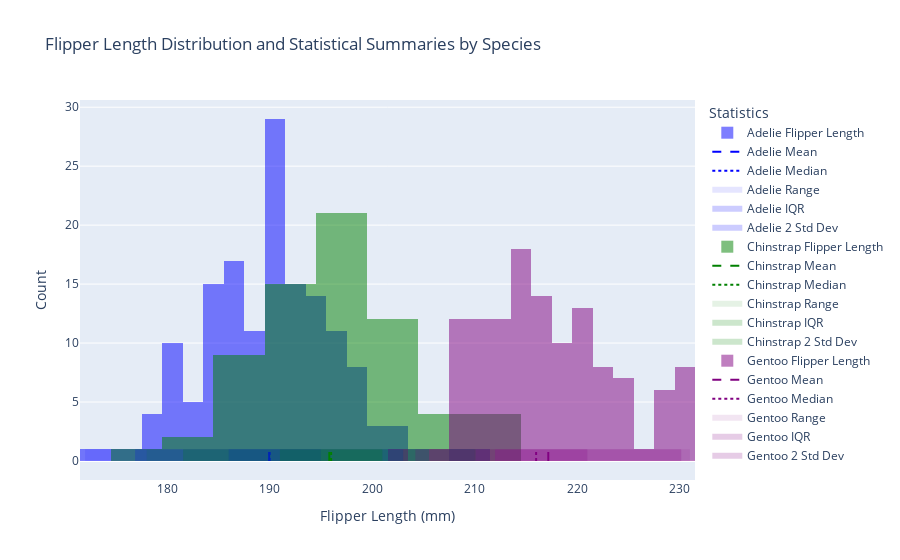

Notebook code for this chart:
### Code cell
import plotly.express as px
import plotly.graph_objects as go
import seaborn as sns
import numpy as np

# Load the penguins dataset
penguins = sns.load_dataset('penguins')

# Drop rows with missing flipper_length_mm or species
penguins = penguins.dropna(subset=['flipper_length_mm', 'species'])

# Group data by species
species_groups = penguins.groupby('species')

# Create an empty figure
fig = go.Figure()

# Colors for each species
colors = {
    'Adelie': 'blue',
    'Chinstrap': 'green',
    'Gentoo': 'purple'
}

# Iterate over each species to create histograms and add lines/rectangles
for species, group in species_groups:
    # Calculate statistics
    flipper_length = group['flipper_length_mm']
    mean = flipper_length.mean()
    median = flipper_length.median()
    min_val = flipper_length.min()
    max_val = flipper_length.max()
    std = flipper_length.std()
    q1 = flipper_length.quantile(0.25)
    q3 = flipper_length.quantile(0.75)
    
    # Add histogram for the current species
    fig.add_trace(go.Histogram(x=flipper_length, name=f'{species} Flipper Length', opacity=0.5, marker=dict(color=colors[species])))
    
    # Add vertical lines for mean and median with appropriate labels in the legend
    fig.add_trace(go.Scatter(x=[mean, mean], y=[0, 1], mode="lines", name=f'{species} Mean', line=dict(color=colors[species], dash='dash')))
    fig.add_trace(go.Scatter(x=[median, median], y=[0, 1], mode="lines", name=f'{species} Median', line=dict(color=colors[species], dash='dot')))

    # Add shaded regions for range, IQR, and mean ± 2 standard deviations
    fig.add_trace(go.Scatter(x=[min_val, max_val, max_val, min_val], y=[0, 0, 1, 1], fill="toself", mode="none", name=f'{species} Range', fillcolor=colors[species], opacity=0.1))
    fig.add_trace(go.Scatter(x=[q1, q3, q3, q1], y=[0, 0, 1, 1], fill="toself", mode="none", name=f'{species} IQR', fillcolor=colors[species], opacity=0.2))
    fig.add_trace(go.Scatter(x=[mean - 2*std, mean + 2*std, mean + 2*std, mean - 2*std], y=[0, 0, 1, 1], fill="toself", mode="none", name=f'{species} 2 Std Dev', fillcolor=colors[species], opacity=0.2))

# Update layout for better readability
fig.update_layout(
    title="Flipper Length Distribution and Statistical Summaries by Species",
    xaxis_title="Flipper Length (mm)",
    yaxis_title="Count",
    barmode='overlay',
    legend=dict(title="Statistics")
)

# Show the figure
fig.show()

### Figure 1 — Plotly figure (JSON) as saved in the notebook; plotly's stock layout.template omitted (floating-point values rounded to 4 significant figures; data arrays with more than 128 entries replaced by an {"elided": "..."} marker saying what was removed)
{"data": [{"marker": {"color": "blue"}, "name": "Adelie Flipper Length", "opacity": 0.5, "type": "histogram", "x": {"elided": "151 int values"}}, {"line": {"color": "blue", "dash": "dash"}, "mode": "lines", "name": "Adelie Mean", "type": "scatter", "x": [190.0, 190.0], "y": [0, 1]}, {"line": {"color": "blue", "dash": "dot"}, "mode": "lines", "name": "Adelie Median", "type": "scatter", "x": [190, 190], "y": [0, 1]}, {"fill": "toself", "fillcolor": "blue", "mode": "none", "name": "Adelie Range", "opacity": 0.1, "type": "scatter", "x": [172, 210, 210, 172], "y": [0, 0, 1, 1]}, {"fill": "toself", "fillcolor": "blue", "mode": "none", "name": "Adelie IQR", "opacity": 0.2, "type": "scatter", "x": [186, 195, 195, 186], "y": [0, 0, 1, 1]}, {"fill": "toself", "fillcolor": "blue", "mode": "none", "name": "Adelie 2 Std Dev", "opacity": 0.2, "type": "scatter", "x": [176.9, 203.0, 203.0, 176.9], "y": [0, 0, 1, 1]}, {"marker": {"color": "green"}, "name": "Chinstrap Flipper Length", "opacity": 0.5, "type": "histogram", "x": [192, 196, 193, 188, 197, 198, 178, 197, 195, 198, 193, 194, 185, 201, 190, 201, 197, 181, 190, 195, 181, 191, 187, 193, 195, 197, 200, 200, 191, 205, 187, 201, 187, 203, 195, 199, 195, 210, 192, 205, 210, 187, 196, 196, 196, 201, 190, 212, 187, 198, 199, 201, 193, 203, 187, 197, 191, 203, 202, 194, 206, 189, 195, 207, 202, 193, 210, 198]}, {"line": {"color": "green", "dash": "dash"}, "mode": "lines", "name": "Chinstrap Mean", "type": "scatter", "x": [195.8, 195.8], "y": [0, 1]}, {"line": {"color": "green", "dash": "dot"}, "mode": "lines", "name": "Chinstrap Median", "type": "scatter", "x": [196, 196], "y": [0, 1]}, {"fill": "toself", "fillcolor": "green", "mode": "none", "name": "Chinstrap Range", "opacity": 0.1, "type": "scatter", "x": [178, 212, 212, 178], "y": [0, 0, 1, 1]}, {"fill": "toself", "fillcolor": "green", "mode": "none", "name": "Chinstrap IQR", "opacity": 0.2, "type": "scatter", "x": [191, 201, 201, 191], "y": [0, 0, 1, 1]}, {"fill": "toself", "fillcolor": "green", "mode": "none", "name": "Chinstrap 2 Std Dev", "opacity": 0.2, "type": "scatter", "x": [181.6, 210.1, 210.1, 181.6], "y": [0, 0, 1, 1]}, {"marker": {"color": "purple"}, "name": "Gentoo Flipper Length", "opacity": 0.5, "type": "histogram", "x": [211, 230, 210, 218, 215, 210, 211, 219, 209, 215, 214, 216, 214, 213, 210, 217, 210, 221, 209, 222, 218, 215, 213, 215, 215, 215, 216, 215, 210, 220, 222, 209, 207, 230, 220, 220, 213, 219, 208, 208, 208, 225, 210, 216, 222, 217, 210, 225, 213, 215, 210, 220, 210, 225, 217, 220, 208, 220, 208, 224, 208, 221, 214, 231, 219, 230, 214, 229, 220, 223, 216, 221, 221, 217, 216, 230, 209, 220, 215, 223, 212, 221, 212, 224, 212, 228, 218, 218, 212, 230, 218, 228, 212, 224, 214, 226, 216, 222, 203, 225, 219, 228, 215, 228, 216, 215, 210, 219, 208, 209, 216, 229, 213, 230, 217, 230, 217, 222, 214, 215, 222, 212, 213]}, {"line": {"color": "purple", "dash": "dash"}, "mode": "lines", "name": "Gentoo Mean", "type": "scatter", "x": [217.2, 217.2], "y": [0, 1]}, {"line": {"color": "purple", "dash": "dot"}, "mode": "lines", "name": "Gentoo Median", "type": "scatter", "x": [216, 216], "y": [0, 1]}, {"fill": "toself", "fillcolor": "purple", "mode": "none", "name": "Gentoo Range", "opacity": 0.1, "type": "scatter", "x": [203, 231, 231, 203], "y": [0, 0, 1, 1]}, {"fill": "toself", "fillcolor": "purple", "mode": "none", "name": "Gentoo IQR", "opacity": 0.2, "type": "scatter", "x": [212, 221, 221, 212], "y": [0, 0, 1, 1]}, {"fill": "toself", "fillcolor": "purple", "mode": "none", "name": "Gentoo 2 Std Dev", "opacity": 0.2, "type": "scatter", "x": [204.2, 230.2, 230.2, 204.2], "y": [0, 0, 1, 1]}], "layout": {"barmode": "overlay", "legend": {"title": {"text": "Statistics"}}, "title": {"text": "Flipper Length Distribution and Statistical Summaries by Species"}, "xaxis": {"title": {"text": "Flipper Length (mm)"}}, "yaxis": {"title": {"text": "Count"}}}}
